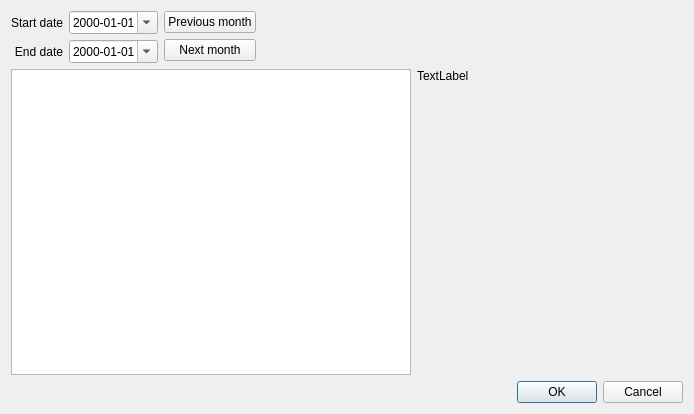
<?xml version="1.0" encoding="UTF-8"?>
<ui version="4.0">
 <class>StatisticsDialog</class>
 <widget class="QDialog" name="StatisticsDialog">
  <property name="geometry">
   <rect>
    <x>0</x>
    <y>0</y>
    <width>694</width>
    <height>414</height>
   </rect>
  </property>
  <property name="windowTitle">
   <string>Dialog</string>
  </property>
  <layout class="QVBoxLayout" name="verticalLayout">
   <item>
    <widget class="QWidget" name="widget" native="true">
     <layout class="QVBoxLayout" name="verticalLayout_2">
      <property name="leftMargin">
       <number>0</number>
      </property>
      <property name="topMargin">
       <number>0</number>
      </property>
      <property name="rightMargin">
       <number>0</number>
      </property>
      <property name="bottomMargin">
       <number>0</number>
      </property>
      <item>
       <widget class="QWidget" name="widget_2" native="true">
        <property name="sizePolicy">
         <sizepolicy hsizetype="Preferred" vsizetype="Maximum">
          <horstretch>0</horstretch>
          <verstretch>0</verstretch>
         </sizepolicy>
        </property>
        <layout class="QHBoxLayout" name="horizontalLayout">
         <property name="leftMargin">
          <number>0</number>
         </property>
         <property name="topMargin">
          <number>0</number>
         </property>
         <property name="rightMargin">
          <number>0</number>
         </property>
         <property name="bottomMargin">
          <number>0</number>
         </property>
         <item>
          <widget class="QWidget" name="widget_3" native="true">
           <layout class="QGridLayout" name="gridLayout">
            <property name="leftMargin">
             <number>0</number>
            </property>
            <property name="topMargin">
             <number>0</number>
            </property>
            <property name="rightMargin">
             <number>0</number>
            </property>
            <property name="bottomMargin">
             <number>0</number>
            </property>
            <item row="0" column="1">
             <widget class="QDateEdit" name="dtpStartDate">
              <property name="currentSection">
               <enum>QDateTimeEdit::YearSection</enum>
              </property>
              <property name="displayFormat">
               <string>yyyy-MM-dd</string>
              </property>
              <property name="calendarPopup">
               <bool>true</bool>
              </property>
             </widget>
            </item>
            <item row="1" column="0">
             <widget class="QLabel" name="label_2">
              <property name="text">
               <string>End date</string>
              </property>
              <property name="alignment">
               <set>Qt::AlignRight|Qt::AlignTrailing|Qt::AlignVCenter</set>
              </property>
             </widget>
            </item>
            <item row="1" column="1">
             <widget class="QDateEdit" name="dtpEndDate">
              <property name="currentSection">
               <enum>QDateTimeEdit::YearSection</enum>
              </property>
              <property name="displayFormat">
               <string>yyyy-MM-dd</string>
              </property>
              <property name="calendarPopup">
               <bool>true</bool>
              </property>
             </widget>
            </item>
            <item row="0" column="0">
             <widget class="QLabel" name="label">
              <property name="text">
               <string>Start date</string>
              </property>
              <property name="alignment">
               <set>Qt::AlignRight|Qt::AlignTrailing|Qt::AlignVCenter</set>
              </property>
             </widget>
            </item>
           </layout>
          </widget>
         </item>
         <item>
          <widget class="QWidget" name="widget_4" native="true">
           <property name="sizePolicy">
            <sizepolicy hsizetype="Preferred" vsizetype="Preferred">
             <horstretch>0</horstretch>
             <verstretch>0</verstretch>
            </sizepolicy>
           </property>
           <property name="layoutDirection">
            <enum>Qt::LeftToRight</enum>
           </property>
           <layout class="QGridLayout" name="gridLayout_2">
            <property name="leftMargin">
             <number>0</number>
            </property>
            <property name="topMargin">
             <number>0</number>
            </property>
            <property name="rightMargin">
             <number>0</number>
            </property>
            <property name="bottomMargin">
             <number>0</number>
            </property>
            <item row="0" column="0">
             <widget class="QPushButton" name="pbPrevMonth">
              <property name="text">
               <string>Previous month</string>
              </property>
             </widget>
            </item>
            <item row="0" column="2">
             <spacer name="horizontalSpacer">
              <property name="orientation">
               <enum>Qt::Horizontal</enum>
              </property>
              <property name="sizeHint" stdset="0">
               <size>
                <width>40</width>
                <height>20</height>
               </size>
              </property>
             </spacer>
            </item>
            <item row="1" column="0">
             <widget class="QPushButton" name="pbNextMonth">
              <property name="text">
               <string>Next month</string>
              </property>
             </widget>
            </item>
           </layout>
          </widget>
         </item>
        </layout>
       </widget>
      </item>
      <item>
       <widget class="QWidget" name="widget_5" native="true">
        <layout class="QHBoxLayout" name="horizontalLayout_2" stretch="3,2">
         <property name="leftMargin">
          <number>0</number>
         </property>
         <property name="topMargin">
          <number>0</number>
         </property>
         <property name="rightMargin">
          <number>0</number>
         </property>
         <property name="bottomMargin">
          <number>0</number>
         </property>
         <item>
          <widget class="QTreeView" name="lvCats"/>
         </item>
         <item>
          <widget class="QLabel" name="lbInfo">
           <property name="text">
            <string>TextLabel</string>
           </property>
           <property name="alignment">
            <set>Qt::AlignLeading|Qt::AlignLeft|Qt::AlignTop</set>
           </property>
          </widget>
         </item>
        </layout>
       </widget>
      </item>
     </layout>
    </widget>
   </item>
   <item>
    <widget class="QDialogButtonBox" name="buttonBox">
     <property name="orientation">
      <enum>Qt::Horizontal</enum>
     </property>
     <property name="standardButtons">
      <set>QDialogButtonBox::Cancel|QDialogButtonBox::Ok</set>
     </property>
    </widget>
   </item>
  </layout>
 </widget>
 <resources/>
 <connections>
  <connection>
   <sender>buttonBox</sender>
   <signal>accepted()</signal>
   <receiver>StatisticsDialog</receiver>
   <slot>accept()</slot>
   <hints>
    <hint type="sourcelabel">
     <x>248</x>
     <y>254</y>
    </hint>
    <hint type="destinationlabel">
     <x>157</x>
     <y>274</y>
    </hint>
   </hints>
  </connection>
  <connection>
   <sender>buttonBox</sender>
   <signal>rejected()</signal>
   <receiver>StatisticsDialog</receiver>
   <slot>reject()</slot>
   <hints>
    <hint type="sourcelabel">
     <x>316</x>
     <y>260</y>
    </hint>
    <hint type="destinationlabel">
     <x>286</x>
     <y>274</y>
    </hint>
   </hints>
  </connection>
 </connections>
</ui>
